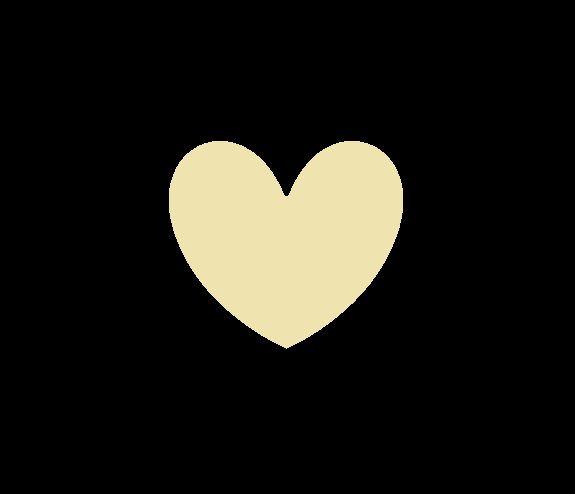
#> input picture image/dbx.png, 575 x 494 px
$ python polygon.py
#> lines starting #> are read from the running program, lines starting #| are printed output that depends on the picture; after the words box and inside, x2 and y2 are one past the last pixel; in counts of white or black regions, pixels touching at a corner belong together
# 多边形逼近与凸包

import cv2


def draw_shape(src, points):
    for i in range(len(points)):
        if i == len(points) - 1:
            x, y = points[i][0]
            x1, y1 = points[0][0]
            cv2.line(src, (x, y), (x1, y1), (0, 0, 255), 2)
        else:
            x, y = points[i][0]
            x1, y1 = points[i + 1][0]
            cv2.line(src, (x, y), (x1, y1), (0, 0, 255), 2)


img = cv2.imread(r'../../../image/dbx.png')
#> img is the input picture: shape (494, 575, 3); mean B, G, R 21.4, 27.7, 29
cv2.imshow('img', img)

# 灰度图
grey = cv2.cvtColor(img, cv2.COLOR_BGR2GRAY)
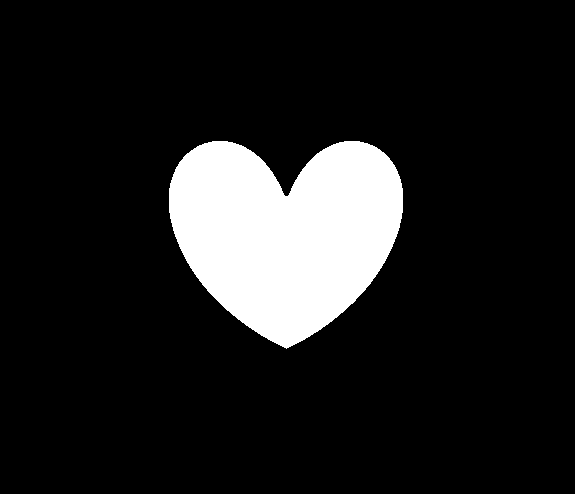
#> grey: shape (494, 575); values 0 (black) and 225 (white), 12.1% white; 1 white region, box (x1, y1, x2, y2) and area: (169, 141, 403, 349) 34506

# 二值化
ret, binary = cv2.threshold(grey, 150, 255, cv2.THRESH_BINARY)
#> binary: shape (494, 575); 12.1% white; 1 white region
cv2.imshow('binary', binary)

# 轮廓查找
contours, hierarchy = cv2.findContours(binary, cv2.RETR_TREE, cv2.CHAIN_APPROX_SIMPLE)
#> contours = 1 contour; box (x1, y1, x2, y2) and area: (169, 141, 403, 349) 34178

# 绘制轮廓
img1 = img.copy()
cv2.drawContours(img1, contours, -1, (0, 0, 255), 2)
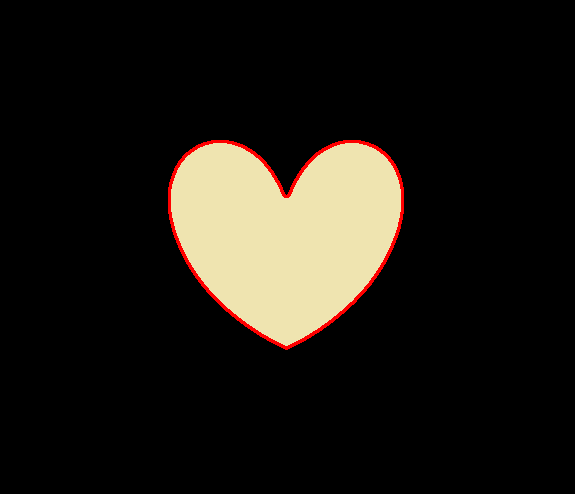
#> img1: shape (494, 575, 3); 0.93% of pixels changed, all inside (x1, y1, x2, y2) = (168, 140, 404, 350)

cv2.imshow('contours', img1)

"""
1. 多边形逼近
api -> approxPolyDP(curve, epsilon, closed)
@:param curve 轮廓
@:param epsilon 精度
@:param closed 是否是闭合轮廓
"""
e = 5
approx = cv2.approxPolyDP(contours[0], e, True)
#> approx = contour of 17 points, box (x1, y1, x2, y2) (169, 141, 402, 349), area 33147
draw_shape(img, approx)
#> the loop in draw_shape, `for i in range(len(points)):` made 17 passes
#> (x, y, x1, y1) on passes 1 to 12: (199, 145, 179, 162), (179, 162, 169, 188), (169, 188, 179, 246), (179, 246, 227, 310), (227, 310, 286, 348), (286, 348, 342, 312), (342, 312, 381, 267), (381, 267, 401, 218), (401, 218, 397, 171), (397, 171, 376, 147), (376, 147, 339, 142), (339, 142, 317, 153)

cv2.imshow('approx', img)

"""
2. 凸包
api -> convexHull(points, clockwise=False, returnPoints=True)
@:param points 轮廓
@:param clockwise=True 顺时针
"""
hull = cv2.convexHull(contours[0])
#> hull = contour of 64 points, box (x1, y1, x2, y2) (169, 141, 403, 349), area 36556
draw_shape(img, hull)
#> the loop in draw_shape (call 2), `for i in range(len(points)):` made 64 passes
#> (x, y, x1, y1) on passes 1 to 12: (359, 141, 367, 143), (367, 143, 372, 145), (372, 145, 376, 147), (376, 147, 379, 149), (379, 149, 383, 152), (383, 152, 389, 158), (389, 158, 392, 162), (392, 162, 394, 165), (394, 165, 397, 171), (397, 171, 399, 176), (399, 176, 400, 179), (400, 179, 401, 183)
#> after the loop in draw_shape (call 2), `for i in range(len(points)):`:
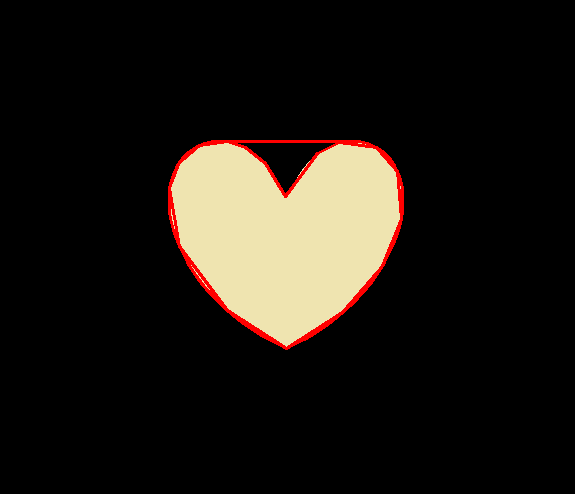
#> src: shape (494, 575, 3); mean B, G, R 19.9, 25.7, 30.3
cv2.imshow('hull', img)

cv2.waitKey(0)

$ run again, with image/h.png copied over image/dbx.png
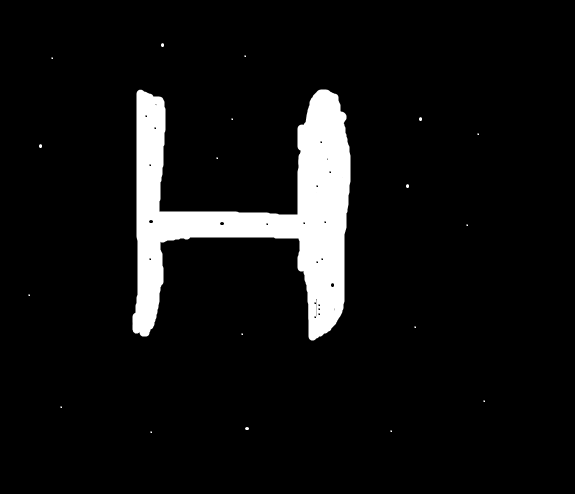
#> input picture image/h.png, 575 x 494 px
#> img is the input picture: shape (494, 575, 3); min 0, max 255, mean 18
#> `ret, binary = cv2.threshold(grey, 150, 255, cv2.THRESH_BINARY)`:
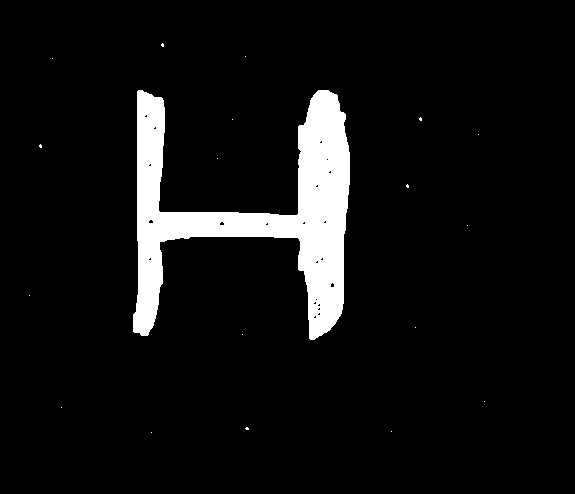
#> binary: shape (494, 575); 6.9% white; 19 white regions (18 under 20 px)
#> contours = 41 contours, 40 with area under 20; largest, box (x1, y1, x2, y2) and area: (133, 90, 350, 340) 18964
#> `cv2.drawContours(img1, contours, -1, (0, 0, 255), 2)`:
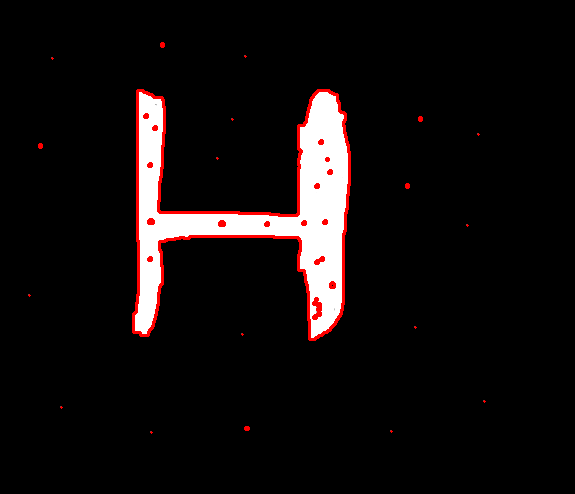
#> img1: shape (494, 575, 3); 1.75% of pixels changed, all inside (x1, y1, x2, y2) = (28, 42, 486, 434)
#> approx = [[151, 432]]
#> the loop in draw_shape, `for i in range(len(points)):` made 1 pass
#> (x, y, x1, y1) on pass 1: (151, 432, 151, 432)
#> the loop in draw_shape (call 2), `for i in range(len(points)):` made 1 pass
